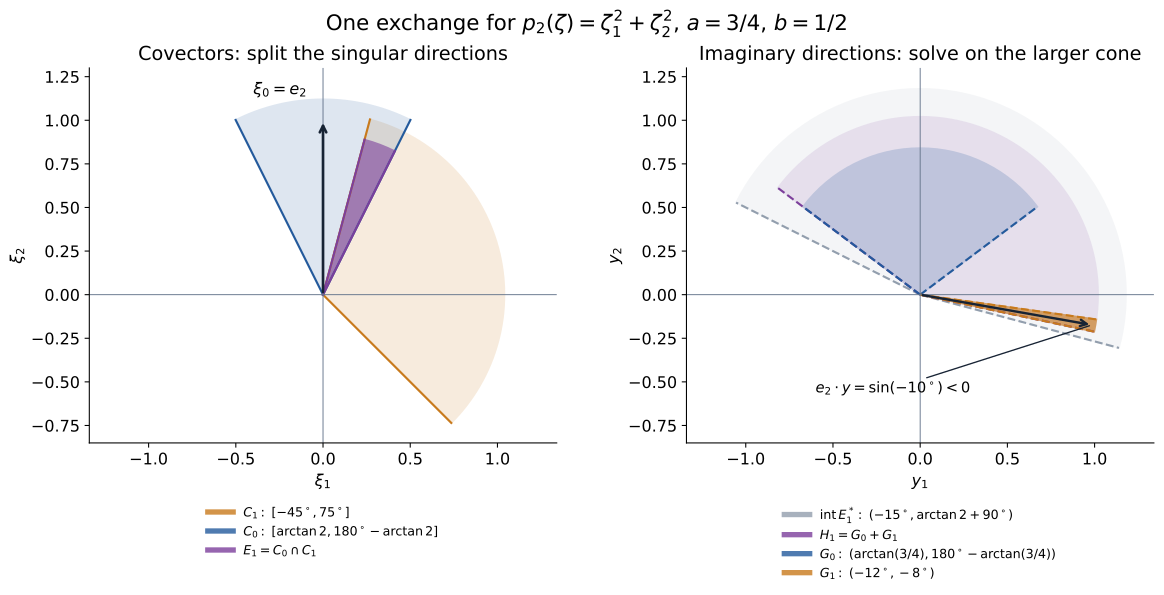

Source code (Python):
"""Exact directional and approach sectors, AN01-U109 Lemma1/Exercise2; CC0."""
from pathlib import Path
import numpy as np
import matplotlib
matplotlib.use('Agg')
import matplotlib.pyplot as plt
from matplotlib.patches import Wedge
out=Path(__file__).resolve().parent
plt.rcParams.update({'font.size':12,'font.family':'DejaVu Sans','svg.hashsalt':'AN01-U109'})
theta=np.degrees(np.arctan(2));beta=np.degrees(np.arctan(.75))
fig,axes=plt.subplots(1,2,figsize=(12.4,6.1),layout='constrained')
def sector(ax,l,r,radius,color,label,alpha=.15,style='-'):
    ax.add_patch(Wedge((0,0),radius,l,r,facecolor=color,edgecolor=color,alpha=alpha,lw=1.3))
    for ang in [l,r]:
        t=np.radians(ang);ax.plot([0,radius*np.cos(t)],[0,radius*np.sin(t)],color=color,lw=1.6,ls=style)
    ax.plot([],[],color=color,lw=4,alpha=.8,label=label)
sector(axes[0],-45,75,1.04,'#c87a1c',r'$C_1:\ [-45^\circ,75^\circ]$')
sector(axes[0],theta,180-theta,1.12,'#245a9c',r'$C_0:\ [\arctan2,180^\circ-\arctan2]$')
sector(axes[0],theta,75,.92,'#7c3f9b',r'$E_1=C_0\cap C_1$ ',.6)
axes[0].annotate('',xy=(0,1),xytext=(0,0),arrowprops={'arrowstyle':'->','color':'#172334','lw':2})
axes[0].annotate(r'$\xi_0=e_2$',xy=(0,1),xytext=(-.4,1.15))
axes[0].set(title='Covectors: split the singular directions',xlabel=r'$\xi_1$',ylabel=r'$\xi_2$')
sector(axes[1],-15,theta+90,1.18,'#929ead',r'$\operatorname{int}E_1^*:\ (-15^\circ,\arctan2+90^\circ)$',.10,'--')
sector(axes[1],-12,180-beta,1.02,'#7c3f9b',r'$H_1=G_0+G_1$',.12,'--')
sector(axes[1],beta,180-beta,.84,'#245a9c',r'$G_0:\ (\arctan(3/4),180^\circ-\arctan(3/4))$',.20,'--')
sector(axes[1],-12,-8,1.02,'#c87a1c',r'$G_1:\ (-12^\circ,-8^\circ)$',.65,'--')
t=np.radians(-10)
axes[1].annotate('',xy=(np.cos(t),np.sin(t)),xytext=(0,0),arrowprops={'arrowstyle':'->','color':'#172334','lw':1.8})
axes[1].annotate(r'$e_2\cdot y=\sin(-10^\circ)<0$',xy=(np.cos(t),np.sin(t)),xytext=(-.60,-.56),arrowprops={'arrowstyle':'-','color':'#172334'},fontsize=11)
axes[1].set(title='Imaginary directions: solve on the larger cone',xlabel=r'$y_1$',ylabel=r'$y_2$')
for ax in axes:
    ax.axhline(0,color='#64748b',lw=.7);ax.axvline(0,color='#64748b',lw=.7)
    ax.set_aspect('equal');ax.set(xlim=(-1.34,1.34),ylim=(-.85,1.3))
    ax.legend(loc='upper center',bbox_to_anchor=(.5,-.14),fontsize=9.5,frameon=False)
    ax.spines[['right','top']].set_visible(False)
fig.suptitle(r'One exchange for $p_2(\zeta)=\zeta_1^2+\zeta_2^2$, $a=3/4$, $b=1/2$',fontsize=16)
fig.savefig(out/'hyperfunction-equation-cones.png',dpi=160,bbox_inches='tight')
fig.savefig(out/'hyperfunction-equation-cones.svg',metadata={'Date':None},bbox_inches='tight')
p=out/'hyperfunction-equation-cones.svg'
p.write_text('\n'.join(s.rstrip() for s in p.read_text(encoding='utf-8').splitlines())+'\n',encoding='utf-8')
